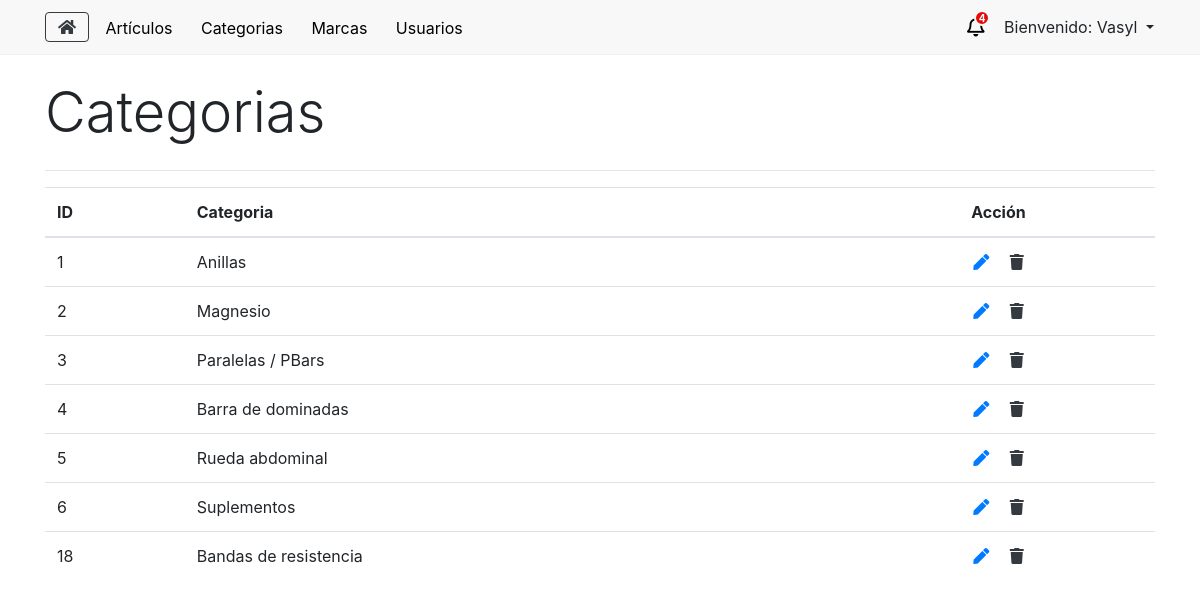
Screenshot of /categorias (signed in) with the database file from the repository.
### tables this page shows
CREATE TABLE `etipo` (
  `k` int(11) NOT NULL,
  `sNombre` varchar(255) NOT NULL
);

### application/libraries/Layouts.php (called while the page is built, shortened)
<?php
class Layouts {
    private $CI = null;
    function __construct() {
        $this->CI =& get_instance();
    }
    public function view($data = array()) {
        if (!empty($data)) {
            $vista = $this->CI->load->view($data['vista'], $data['params'], TRUE);
            $this->CI->load->view('layouts/'.$data['layout'], array(
                'contenido' => $vista,
                'titulo' => $data['titulo'],
                'style' => $data['style'],
                'js' => $data['js'],
                'numPedidos' => $this->CI->BackModel->numPedidos()
            ));
        }
    }
}

### application/controllers/AdminController.php (called while the page is built, shortened)
<?php
class AdminController extends CI_Controller {
    public function categorias() {
        $data = array(
            'categorias' => $this->BackModel->getCategorias()
        );
        $vista = array(
            'vista'     => 'admin/view_categorias',
            'params'    =>  $data,
            'layout'    => 'ly_admin',
            'titulo'    => 'Categorias',
            'style'     => '',
            'js'        => 'categorias'
        );
        $this->layouts->view($vista);
    }
}

### index.php (called while the page is built, shortened)
<?php
require_once BASEPATH.'core/CodeIgniter.php';

### application/models/BackModel.php (called while the page is built, shortened)
<?php
class BackModel extends CI_Model {
    private $con = null;
    public function __construct() {
        try {
            $this->con = $this->load->database('default', true);
        } catch(PDOException $e) {
            die($e->getMessage());
        }
    }
    public function getCategorias() {
        $sql = "SELECT * FROM eTipo";
        $query = $this->con->query($sql);
        $rs = $query->result_array();
        return $rs;
    }
}

### application/views/admin/view_categorias.php (the view, shortened to what this page needs)
<table class="table table-hover">
        <thead>
            <tr>
                <th class="align-middle">ID</th>
                <th>Categoria</th>
                <th class="text-center">Acción</th>
            </tr>
        </thead>
        <tbody>
            <?php
                foreach($categorias as $row) {
            ?>
                <tr>
                    <td><?php echo $row['k']; ?></td>
                    <td><?php echo $row['sNombre']; ?></td>
                    <td class="text-center">
                        <a href="categorias/editar/<?php echo $row['k']; ?>" class="fas fa-pen cursor-pointer px-2 text-primary no-underline"></a>
                        <i onclick="eliminar(<?php echo $row['k']; ?>)" class="fas fa-trash cursor-pointer px-2 text-dark no-underline"></i>
                    </td>
                </tr>
            <?php
                }
            ?>
        </tbody>
    </table>
</div>

### assets/css/_admin.css (style rules this page uses)
.cursor-pointer { cursor: pointer; }
.no-underline { text-decoration: none !important; }

### rows the page displays
etipo: k "1", sNombre "Anillas"
etipo: k "2", sNombre "Magnesio"
etipo: k "3", sNombre "Paralelas / PBars"
etipo: k "4", sNombre "Barra de dominadas"
etipo: k "5", sNombre "Rueda abdominal"
etipo: k "6", sNombre "Suplementos"
etipo: k "18", sNombre "Bandas de resistencia"

### other values shown
$numPedidos "4"
$nombreAdmin "Vasyl"
$titulo "Categorias"
